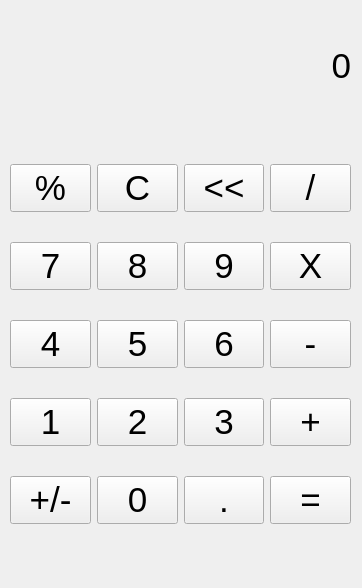
<?xml version="1.0" encoding="UTF-8"?>
<ui version="4.0">
 <class>Calculator</class>
 <widget class="QMainWindow" name="Calculator">
  <property name="geometry">
   <rect>
    <x>0</x>
    <y>0</y>
    <width>362</width>
    <height>588</height>
   </rect>
  </property>
  <property name="windowTitle">
   <string>MainWindow</string>
  </property>
  <widget class="QWidget" name="centralwidget">
   <widget class="QLabel" name="label_2">
    <property name="geometry">
     <rect>
      <x>10</x>
      <y>20</y>
      <width>341</width>
      <height>91</height>
     </rect>
    </property>
    <property name="font">
     <font>
      <pointsize>26</pointsize>
      <weight>50</weight>
      <bold>false</bold>
     </font>
    </property>
    <property name="text">
     <string>0</string>
    </property>
    <property name="alignment">
     <set>Qt::AlignRight|Qt::AlignTrailing|Qt::AlignVCenter</set>
    </property>
   </widget>
   <widget class="QWidget" name="">
    <property name="geometry">
     <rect>
      <x>10</x>
      <y>140</y>
      <width>341</width>
      <height>411</height>
     </rect>
    </property>
    <property name="font">
     <font>
      <weight>50</weight>
      <bold>false</bold>
     </font>
    </property>
    <layout class="QGridLayout" name="gridLayout">
     <item row="0" column="0">
      <widget class="QPushButton" name="percentage_button">
       <property name="font">
        <font>
         <pointsize>26</pointsize>
         <weight>50</weight>
         <bold>false</bold>
        </font>
       </property>
       <property name="text">
        <string>%</string>
       </property>
      </widget>
     </item>
     <item row="0" column="1">
      <widget class="QPushButton" name="clrear_all_button">
       <property name="font">
        <font>
         <pointsize>26</pointsize>
         <weight>50</weight>
         <bold>false</bold>
        </font>
       </property>
       <property name="text">
        <string>C</string>
       </property>
      </widget>
     </item>
     <item row="0" column="2">
      <widget class="QPushButton" name="arrow_button">
       <property name="font">
        <font>
         <pointsize>26</pointsize>
         <weight>50</weight>
         <bold>false</bold>
        </font>
       </property>
       <property name="text">
        <string>&lt;&lt;</string>
       </property>
      </widget>
     </item>
     <item row="0" column="3">
      <widget class="QPushButton" name="divide_button">
       <property name="font">
        <font>
         <pointsize>26</pointsize>
         <weight>50</weight>
         <bold>false</bold>
        </font>
       </property>
       <property name="text">
        <string>/</string>
       </property>
      </widget>
     </item>
     <item row="1" column="0">
      <widget class="QPushButton" name="seven_button">
       <property name="font">
        <font>
         <pointsize>26</pointsize>
         <weight>50</weight>
         <bold>false</bold>
        </font>
       </property>
       <property name="text">
        <string>7</string>
       </property>
      </widget>
     </item>
     <item row="1" column="1">
      <widget class="QPushButton" name="eight_button">
       <property name="font">
        <font>
         <pointsize>26</pointsize>
         <weight>50</weight>
         <bold>false</bold>
        </font>
       </property>
       <property name="text">
        <string>8</string>
       </property>
      </widget>
     </item>
     <item row="1" column="2">
      <widget class="QPushButton" name="nine_button">
       <property name="font">
        <font>
         <pointsize>26</pointsize>
         <weight>50</weight>
         <bold>false</bold>
        </font>
       </property>
       <property name="text">
        <string>9</string>
       </property>
      </widget>
     </item>
     <item row="1" column="3">
      <widget class="QPushButton" name="multiply_button">
       <property name="font">
        <font>
         <pointsize>26</pointsize>
         <weight>50</weight>
         <bold>false</bold>
        </font>
       </property>
       <property name="text">
        <string>X</string>
       </property>
      </widget>
     </item>
     <item row="2" column="0">
      <widget class="QPushButton" name="four_button">
       <property name="font">
        <font>
         <pointsize>26</pointsize>
         <weight>50</weight>
         <bold>false</bold>
        </font>
       </property>
       <property name="text">
        <string>4</string>
       </property>
      </widget>
     </item>
     <item row="2" column="1">
      <widget class="QPushButton" name="five_button">
       <property name="font">
        <font>
         <pointsize>26</pointsize>
         <weight>50</weight>
         <bold>false</bold>
        </font>
       </property>
       <property name="text">
        <string>5</string>
       </property>
      </widget>
     </item>
     <item row="2" column="2">
      <widget class="QPushButton" name="six_button">
       <property name="font">
        <font>
         <pointsize>26</pointsize>
         <weight>50</weight>
         <bold>false</bold>
        </font>
       </property>
       <property name="text">
        <string>6</string>
       </property>
      </widget>
     </item>
     <item row="2" column="3">
      <widget class="QPushButton" name="minus_button">
       <property name="font">
        <font>
         <pointsize>26</pointsize>
         <weight>50</weight>
         <bold>false</bold>
        </font>
       </property>
       <property name="text">
        <string>-</string>
       </property>
      </widget>
     </item>
     <item row="3" column="0">
      <widget class="QPushButton" name="one_button">
       <property name="font">
        <font>
         <pointsize>26</pointsize>
         <weight>50</weight>
         <bold>false</bold>
        </font>
       </property>
       <property name="text">
        <string>1</string>
       </property>
      </widget>
     </item>
     <item row="3" column="1">
      <widget class="QPushButton" name="two_button">
       <property name="font">
        <font>
         <pointsize>26</pointsize>
         <weight>50</weight>
         <bold>false</bold>
        </font>
       </property>
       <property name="text">
        <string>2</string>
       </property>
      </widget>
     </item>
     <item row="3" column="2">
      <widget class="QPushButton" name="three_button">
       <property name="font">
        <font>
         <pointsize>26</pointsize>
         <weight>50</weight>
         <bold>false</bold>
        </font>
       </property>
       <property name="text">
        <string>3</string>
       </property>
      </widget>
     </item>
     <item row="3" column="3">
      <widget class="QPushButton" name="pluse_button">
       <property name="font">
        <font>
         <pointsize>26</pointsize>
         <weight>50</weight>
         <bold>false</bold>
        </font>
       </property>
       <property name="text">
        <string>+</string>
       </property>
      </widget>
     </item>
     <item row="4" column="0">
      <widget class="QPushButton" name="plus_minus_button">
       <property name="font">
        <font>
         <pointsize>26</pointsize>
         <weight>50</weight>
         <bold>false</bold>
        </font>
       </property>
       <property name="text">
        <string>+/-</string>
       </property>
      </widget>
     </item>
     <item row="4" column="1">
      <widget class="QPushButton" name="zero_button">
       <property name="font">
        <font>
         <pointsize>26</pointsize>
         <weight>50</weight>
         <bold>false</bold>
        </font>
       </property>
       <property name="text">
        <string>0</string>
       </property>
      </widget>
     </item>
     <item row="4" column="2">
      <widget class="QPushButton" name="point_button">
       <property name="font">
        <font>
         <pointsize>26</pointsize>
         <weight>50</weight>
         <bold>false</bold>
        </font>
       </property>
       <property name="text">
        <string>.</string>
       </property>
      </widget>
     </item>
     <item row="4" column="3">
      <widget class="QPushButton" name="equelto_button">
       <property name="font">
        <font>
         <pointsize>26</pointsize>
         <weight>50</weight>
         <bold>false</bold>
        </font>
       </property>
       <property name="text">
        <string>=</string>
       </property>
      </widget>
     </item>
    </layout>
   </widget>
  </widget>
  <widget class="QMenuBar" name="menubar">
   <property name="geometry">
    <rect>
     <x>0</x>
     <y>0</y>
     <width>362</width>
     <height>27</height>
    </rect>
   </property>
  </widget>
 </widget>
 <resources/>
 <connections/>
</ui>
